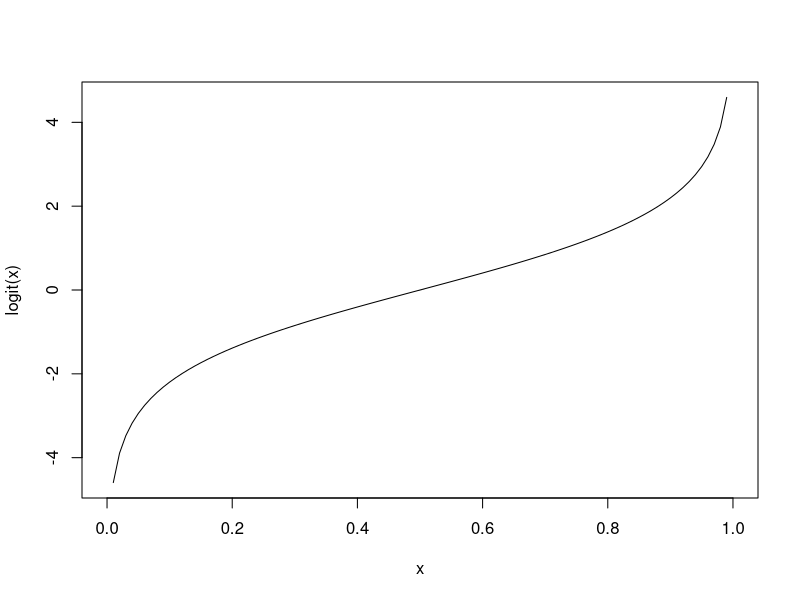
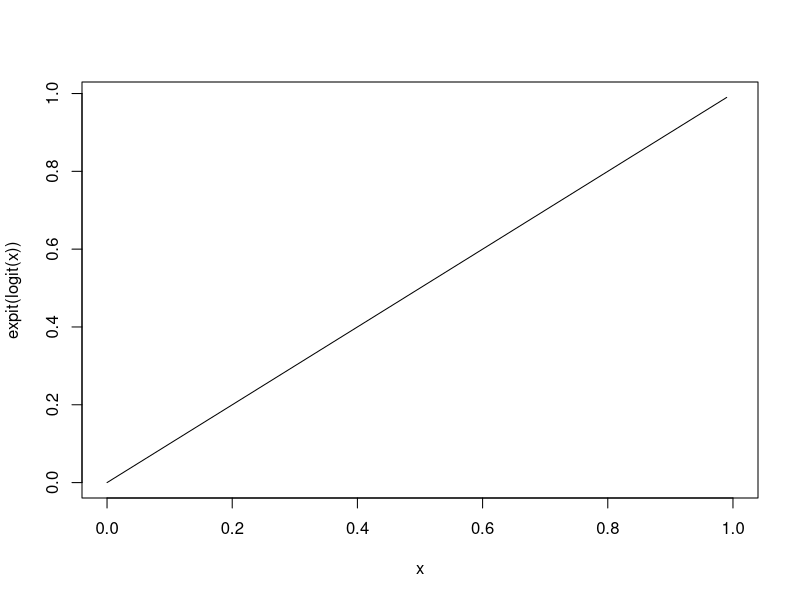
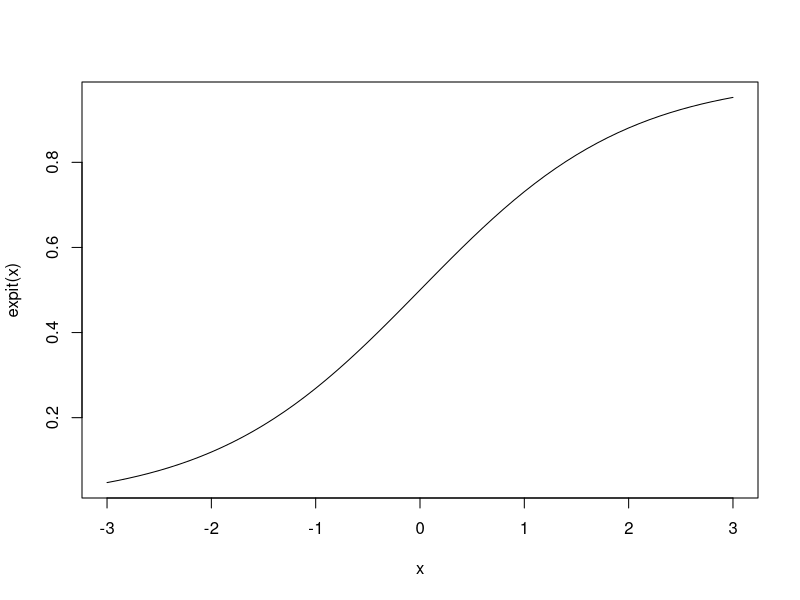
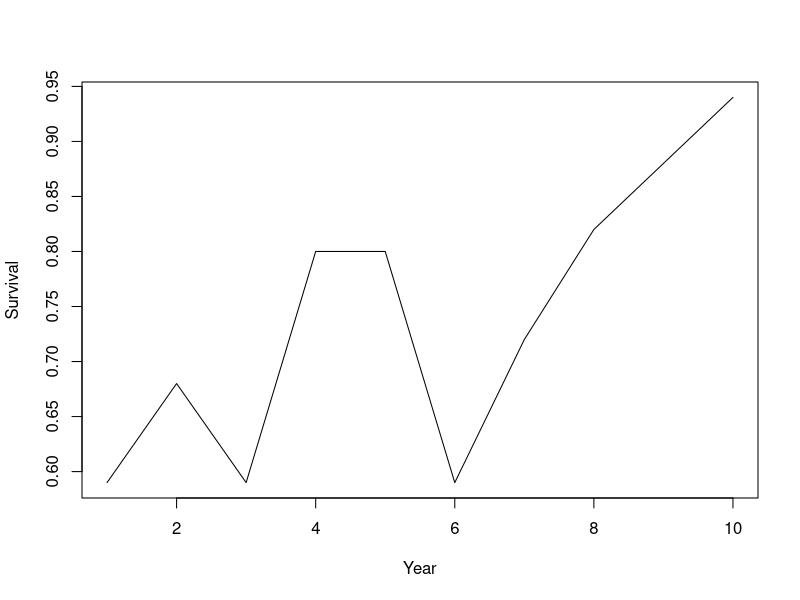
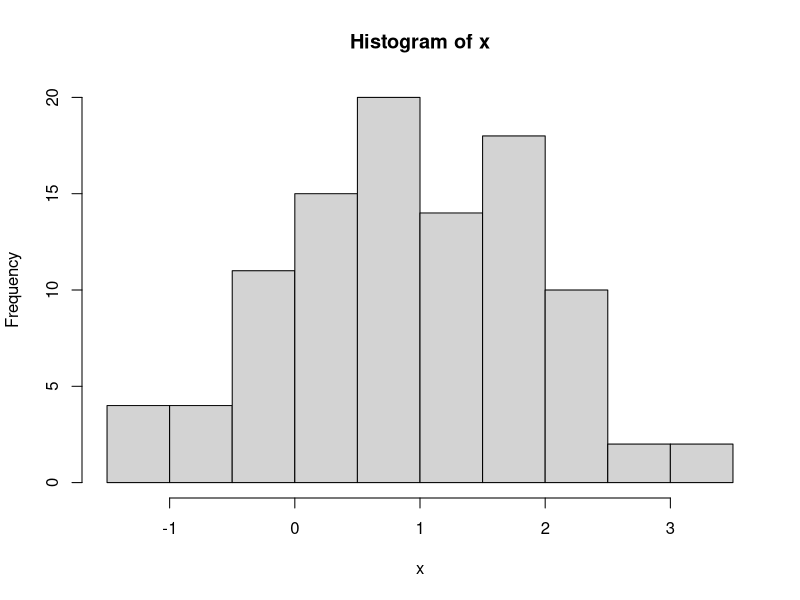
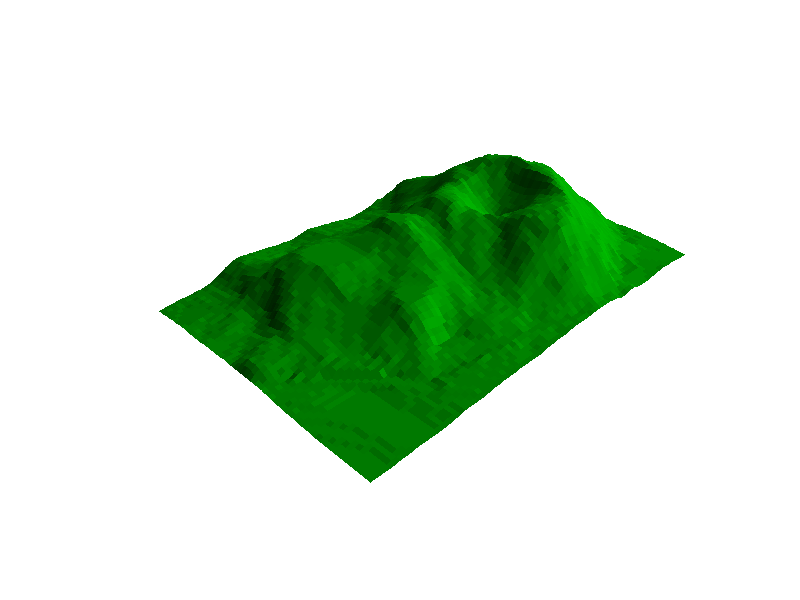
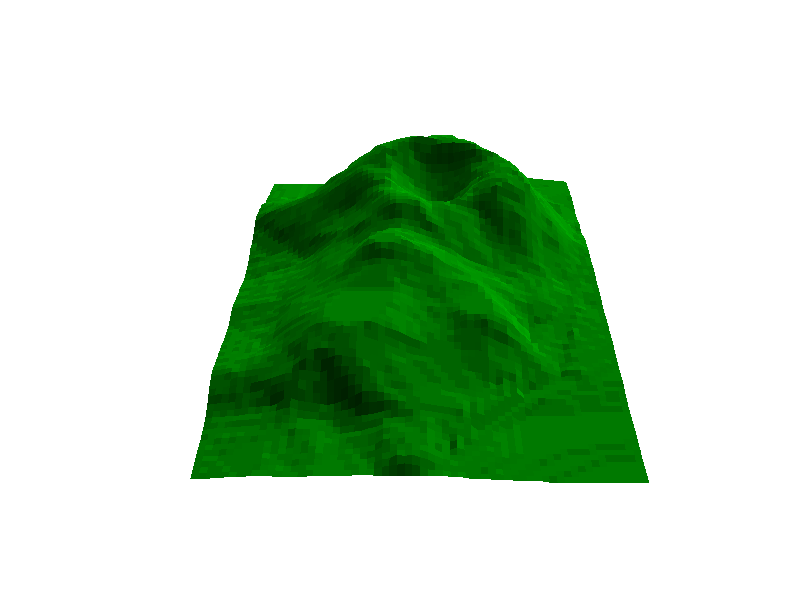

Source code (R) for these figures, in order:
## ---- chunk 1
knitr::opts_chunk$set(echo = TRUE, cache = TRUE, warning = FALSE, message = FALSE)
## ---- chunk 2

#  R Bootcamp #1, submodule 2.2 ---------------------------
#    University of Nevada, Reno         
#    PROGRAMMING: FUNCTIONS AND MORE         

## ---- chunk 3

# Start with blank workspace -------------------

rm(list=ls())

## ---- chunk 4

## We can write our own functions. Useful if we have to repeat the same operations over and over with different inputs.
my.mean <- function(x){       # 'x' is the function argument- 'x' stands in for whatever numeric vector the user wants
    m <- sum(x)/length(x)
    return(m)
}

foo <- c(2, 4, 6, 8)
my.mean(foo)


## ---- chunk 5

## A function to square the arguments.
square <- function(x){
    x^2
}

## Square a single value (scalar).
square(2)

## Square all elements of a vector.
square(1:10)


## ---- chunk 6

## Often, we need to write functions that are not included in the base R package e.g., the logit function.
## Calculate the log-odds (logit).
logit <- function(x){
    log(x/(1-x))
}

## Calculate logit of 0.9.
logit(.9)

## Sequence between 0 and 1.
x <- seq(from = 0, to = 1, by = 0.01)

## Caclulate the logit of a vector.
logit.x <- logit(x)
logit.x

## Plot x on x-axis, and logit(x) on y axis.
plot(x, logit.x, type = 'l',xlab="x",ylab="logit(x)")    # View the output graphically.


## ---- chunk 7

## Sequence between 0 and 1.
x <- seq(from = 0, to = 1, by = 0.01)

logit.x <- logit(x)

## The expit (or inverse logit) funtion.
expit <- function(x){
    exp(x)/(1+exp(x))
}

## Calculate the inverse-logit of logit(0.9) = 2.197225.
expit(2.197225)

expit.logit.x <- expit(logit.x)    # Return to original x values.

## Plot x on x-axis, and expit(logit(x)) = x on y axis.
plot(x, expit.logit.x, type = 'l',xlab="x",ylab="expit(logit(x))")

## Plot "logistic" curve
plot(x=seq(-3,3,0.1),y=expit(seq(-3,3,0.1)),type="l",xlab="x",ylab="expit(x)")


## ---- chunk 8

## n is the number of animals being monitored.
## d is the number of animals that died.
survival <- function(n, d){
    (n-d)/n
}

## One year of data.
survival(n = 10, d = 5)

## Simulate many years of data.
d <- sample(0:50, 10, replace = TRUE)   # note use of "sample()" function   [random number of dead individuals]
n <- rep(100, times=10)                 # total number of individuals 
surv <- survival(n = n, d = d)
surv

## Plot year-specific survival rate (random- will look different every time!)
plot(1:10, surv, type = 'l',xlab="Year",ylab="Survival")

## ---- chunk 9


#  if...else statements -----------------------

# Draw a sample from a Binomial distribution with p = 0.7 (here, p is detection probability).
p <- 0.7            # probability of detection
x <- rbinom(n = 1, size = 1, prob = p)      # single 'coin flip' with prob success equal to p

if (x > 0) {
    print("detected")
} else {
    print("not detected")
}

## ---- chunk 10

#  ifelse()  --------------------------------

## Note if...else only works for running one logical (T/F) test at a time. If we have a spreadsheet with lots of data, we need something else.
n.samples <- 100
set.seed(2017)     # the 'seed' allows random number generators to give the same result every time!

## 100 samples from a binomial distribution with detection probability p = 0.7.
y <- rbinom(n = n.samples, size = 1, prob = p)
y

## incorrect usage
# if (y == 1) {
#     print("Detected")
# } else {
#     print("Not detected")
# }   # PRINTS A WARNING MESSAGE!

## Use ifelse instead.
detection.history <- ifelse(y == 1, print("Detected"), print("Not detected"))
detection.history

## Going the other direction.
ifelse(detection.history == "Detected", 1, 0)

xt  <-  cbind(rbinom(10, 1, .5), rbinom(10, 1, .6))
xt
ifelse(xt[, 1] > 0 & xt[, 2] > 0, print("Detected twice"),
       print("Not detected twice"))


## ---- chunk 11

#  for loops  --------------------------


for(i in 1:10){
  print(i)
}

for(j in c(1,2,3,4,5,6,7,8,9,10)){       # alternative
  print(j)
}

n.iter <- 10                   # another alternative!
count <- 0
for(i in 1:n.iter){
  count <- count+1            # assign a new value of count equal to the old value of count plus 1
  print(count)
}


## ---- chunk 12

  # closer look at iteration vector:
1:n.iter

## ---- chunk 13

## Using the iteration variable "i" within the for loop:
n.iter <- 5
count <- 0
for(i in 1:n.iter){
  count <- count+i            # assign a new value of count equal to the old value of count + i
  print(count)
}

## A for-loop for dependent sequence (here, the Fibonacci sequence)
n.iter <- 10
x <- rep(0, n.iter)           # set up vector of all zeros
x[1] <- 1                     # assign x_1  <-  1
x[2] <- 1                     # assign x_2 = 0
for(i in 3:n.iter){
  x[i] <- x[i-1]+x[i-2]       # x_i = x_(i-1) + x_(i-2)
}
x


## ---- chunk 14

### apply (another way to iterate) ------------------

W <- matrix(rpois(4, 10), nrow = 2, ncol = 2)  # Create a 2X2 matrix using a Poisson distribution with lambda = 10.
W

## Calculate the row means.
apply(W, 1, mean)

## Calculate the column means.
apply(W, 2, mean)

## Identify the column that has the largest value.
apply(W, 1, which.max)

## Apply your own functions to each row in a matrix.
MyFunc <- function(x){
    2+sum(x/5)-3/2*mean(x)^2
}
apply(W, 1, MyFunc)

# lapply: apply a function across a list or vector --------------

lapply(1:5,function(x) exp(x)) 

lapply(1:5, function(t) sqrt(trees$Volume[t]))


# sapply: same thing as 'lapply' but simplifies the returned object (into a vector if possible)

mylist <- list()
mylist[[1]] <- seq(-1,1,length=10)
mylist[[2]] <- c(1,.5,-.4)
mylist[[3]] <- matrix(rnorm(12),nrow=3)
sapply(mylist,function(x) sum(exp(x))) 


## ---- chunk 15


#  More Practice -------------------------

#    Perform hypothesis test using if...then...else


n.samples <- 100
x <- rnorm(n = n.samples, mean = 1, sd = 1) # Generate fake data from a normal distribution (using random number generator).
hist(x)
mu <- mean(x)                               # Compute the sample mean.
s <- sd(x)                                  # Compute the sample standard deviation.
t <- mu/(s/sqrt(n.samples))                 # Calculate t-statistic (here, standardized difference of the sample mean from zero)
t.crit <- qt(p = 0.975, df = 99)            # Calculate critical value for test (above which we can reject the null hypothesis with acceptable type-I error)
if (t > t.crit) {
    print("reject")                        # Reject if condition holds.
} else {
    print("fail to reject")                # Fail to reject otherwise.
}

## ---- chunk 16


# Clean up messy matrix using ifelse  ---------------


## Simulate data.
observations <- matrix(sample(c("Detected", "NotDetected", 1, 0), 20*3, replace = TRUE), 20, 3)    # simulate detection/non-detection data over three sampling occasions

habitat <- rnorm(20, 0, 2)    # simulate environmental covariate
Data <- cbind(observations, habitat)       # bind into single matrix.
Data

## ---- chunk 17

## Clean-up data using "ifelse()" function
NewObs <- ifelse( (Data[, 1:3] == "Detected") | (Data[, 1:3] == "1"), 1, 0) #  The "|" means "or." Similarly "&" means "and"
NewHabitat <- as.numeric(Data[, 4])  # as.numeric gets rid of quotes around habitat data.
NewHabitat <- round(NewHabitat, 2)   # round rounds to number of decimals specified.
NewData <- cbind(NewObs, NewHabitat) # bind the columns to form a matrix.
colnames(NewData) <- c("obs1", "obs2", "obs3", "Habitat")  # provide column names
NewData

## ---- chunk 18


# FOR loop examples --------------------------

## EXAMPLE 1: Plot a 3D surface using data already stored in R.

Z <- 2 * volcano        # Exaggerate the relief (multiply the elevation by 2)   

X <- 10 * (1:nrow(Z))   # set horizontal coordinates -- 10 meter spacing (S to N)     

Y <- 10 * (1:ncol(Z))   # set vertical coordinates -- 10 meter spacing (E to W)

# Z   # make sure the elevation matrix looks right

par(bg = "white")
layout(1)   # reset graphics
persp(X,  Y, Z, theta = 135, phi = 30, col = "green3",    # "persp()" produces a 3D "perspective plot"
      scale = FALSE, ltheta = -120, shade = 0.75,
      border = NA, box = FALSE)

## ---- chunk 19

## change the value of theta from 135 to 90 to change the viewing angle
persp(X, Y, Z, theta = 90, phi = 30, col = "green3",
      scale = FALSE,  ltheta = -120, shade = 0.75,
      border = NA, box = FALSE)

